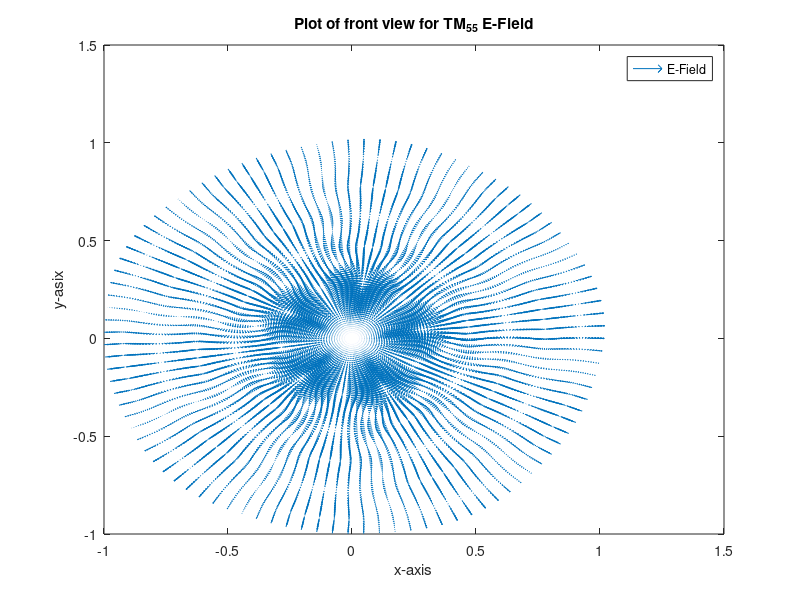
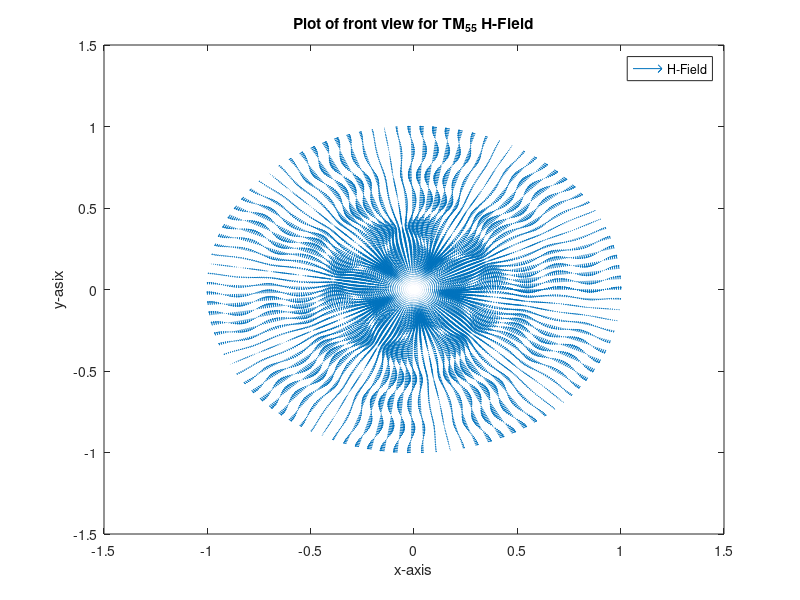
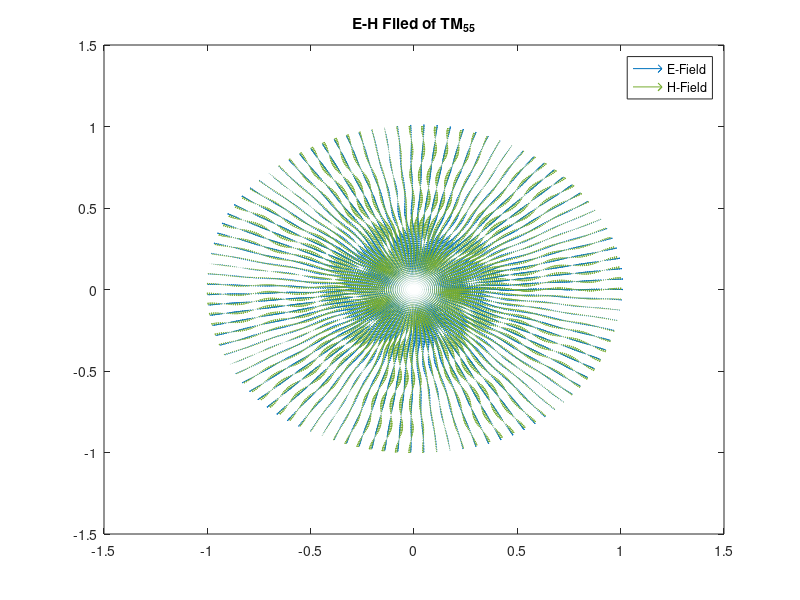

These figures' MATLAB source, in order:
% Matlab Programme for E-H filed plot for circular waveguide TMmn mode
% OCT 30, 2018
% AUTHOR: AJEET KUMAR

clc;
close all;

% % Zeros Xmn_d of derivatives of Bessel fumction Jm_d(Xmn_d)
% % m starts from 0, n starts form 1
% Xmn_d = [3.8318 1.8412 3.0542 4.2012 5.3175 6.4155 7.5013 8.5777 9.6474 10.7114 11.7708 12.8264
% 7.0156 5.3315 6.7062 8.0153 9.2824 10.5199 11.7349 12.9324 14.1155 15.2867 16.4479 17.6003
% 10.1735 8.5363 9.9695 11.3459 12.6819 13.9872 15.2682 16.5294 17.7740 19.0046 20.2230 21.4309
% 13.3237 11.7060 13.1704 14.5859 15.9641 17.3129 18.6375 19.9419 21.2291 22.5014 23.7607 25.0085
% 16.4706 14.8636 16.3475 17.7888 19.1960 20.5755 21.9317 23.2681 24.5872 25.8913 27.1820 28.4609];


% Zeros Xmn of Bessel fumction Jm(Xmn)
% m starts from 0, n starts form 1
Xmn = [2.4049 3.8318 5.1357 6.3802 7.5884 8.7715 9.9361 11.0864 12.2251 13.3543 14.4755 15.5898;
5.5201 7.0156 8.4173 9.7610 11.0647 12.3386 13.5893 14.8213 16.0378 17.2412 18.4335 19.6160;
8.6537 10.1735 11.6199 13.0152 14.3726 15.7002 17.0038 18.2876 19.5545 20.8071 22.0470 23.2759;
11.7915 13.3237 14.7960 16.2235 17.6160 18.9801 20.3208 21.6415 22.9452 24.2339 25.5095 26.7733;
14.9309 16.4706 17.9598 19.4094 20.8269 22.2178 23.5861 24.9349 26.2668 27.5838 28.8874 30.1791];



% Waveguide dimensions
a = 1;  % radius in cm in x-direction
f = 15e+9;   % Frequency of operation 45GHz
c = 3e+8;    % Velocity of light

% m = 0;    % Mode number in rho-Direction
% n = 1;    % Mode number in phi-Direction
m = input('Enter TM mode value m:');
n = input('Enter TM mode value n:');

% Xmn_dTE = Xmn_d(n,m+1);             % TEmn zero for derivative of Bessel function
Xmn_TM = Xmn(n,m+1);             % TMmn zeros for Bessel function

% Wave propagation in Z-Direction
%********************************%


epsilon = 8.8540e-12;           % Permittivity constant
epsilon_r = 1;                  % Relative Permittivity constant

mu1 = 4*pi*10e-7;               % Permeability constant
mu1_r = 1;                      % Relative Permeability constant
fc = c*100*Xmn_TM/(2*pi*a*1e9*sqrt(epsilon_r*mu1_r));      % Cutoff frequency calculation in GHz
lambda = c*100/(fc*1e9);        % Wavelength in cm
omega = 2*pi*f;                 % Frequency of operation in rad/s
M = 100;                         % Number of points to be poltted

beta = omega*(sqrt(mu1*mu1_r*epsilon*epsilon_r));   % Propagation constant
beta_rho = Xmn_TM/a;                   % beta in rho direction
beta_z = sqrt(beta.^2-beta_rho.^2);         % beta in z - direction

% Front View field plot
z = 0;
rho = linspace(0,a,M);
phi = linspace(0,2*pi,M);
% z = linspace(0,2*lambda,M);
[rho,phi] = meshgrid(rho,phi);
k = (beta_rho.*rho);
% Jm = besselj(m,k);
% Jm_d = diff(Jm);
% Jm1 = repmat(Jm,M,1);
% [p, q] = size(Jm1);
% Jm_d = repmat(Jm_d,M,1);
% Jm_d1 = padarray(Jm_d,[0,1],Jm_d(p-1,q-1),'post');      % Pad one column with last values
% [rho,phi] = meshgrid(rho,phi);
Jm1 = besselj(m,k);            % Bessel Function of 1st kind of order m
% Jm_d1 = -besselj(m+1,k)+(m./(k)).*besselj(m,k);       % Diff. of Bessel function
Jm_d1 = (besselj(m-1,k)-besselj(m+1,k))/2;       % Diff. of Bessel function

% Constants Assumptions in the filed equation
Bmn = 1;
C2 = 1;
D2 = 1;

%%
%Field Equations for TMmn in circular waveguide
E_rho = -Bmn.*(beta_rho*beta_z/(omega*mu1*epsilon)).*Jm_d1.*(C2.*cos(m.*phi)+D2.*sin(m.*phi)).*exp(-1i*beta_z*z);
E_phi = Bmn.*(m*beta_z./(omega*mu1*epsilon.*rho)).*Jm1.*(-C2.*sin(m.*phi)+D2.*cos(m.*phi)).*exp(-1i*beta_z*z);
Ez = -1j*Bmn.*(beta_z.^2./(omega*mu1*epsilon)).*Jm1.*(C2.*cos(m.*phi)+D2.*sin(m.*phi)).*exp(-1i*beta_z*z);

H_rho = -Bmn.*(m./(mu1.*rho)).*Jm1.*(-C2.*sin(m.*phi)+D2.*cos(m.*phi)).*exp(-1i*beta_z*z);
H_phi = -Bmn.*(beta_rho/(mu1)).*Jm_d1.*(C2.*cos(m.*phi)+D2.*sin(m.*phi)).*exp(-1i*beta_z*z);
Hz = 0;



%%
% Cylindrical to cartesian conversion
[x,y]=pol2cart(phi,rho);
% Carteisian Field Matrix Initialisation
Ex = zeros(M,M);
Ey = zeros(M,M);
E_cart_net = zeros(M,M);
Hx = zeros(M,M);
Hy = zeros(M,M);
H_cart_net = zeros(M,M);

%E-H-Field conversion from cylindrical to cartesian
% [Ex, Ey] = pol2cart(E_phi, E_rho);
for ii = 1:M
    for jj = 1:M
Ex(ii,jj) = E_rho(ii,jj).*cos(phi(ii,jj)) - E_phi(ii,jj).*sin(phi(ii,jj));
Ey(ii,jj) = E_rho(ii,jj).*sin(phi(ii,jj)) + E_phi(ii,jj).*cos(phi(ii,jj));
E_cart_net(ii,jj) = sqrt(Ex(ii,jj).^2+Ey(ii,jj).^2);

Hx(ii,jj) = H_rho(ii,jj).*cos(phi(ii,jj)) - H_phi(ii,jj).*sin(phi(ii,jj));
Hy(ii,jj) = H_rho(ii,jj).*sin(phi(ii,jj)) + H_phi(ii,jj).*cos(phi(ii,jj));
H_cart_net(ii,jj) = sqrt(Hx(ii,jj).^2+Hy(ii,jj).^2);
    end
end

vect_length = 1.5;
figure();
quiver(x,y,Ex,Ey,vect_length);
title(['Plot of front view for TM_',num2str(m),'_',num2str(n),' E-Field']);
legend('E-Field');
xlabel('x-axis');
ylabel('y-asix');
% axis([-0.1 0.1 -0.1 0.1]);

figure();
% set(H,'PropertyName',PropertyValue)  % For objects H

quiver(x,y,Hx,Hy,vect_length);
% quiver(x,y,real(Hx),real(Hy),1.5,'b','LinEwidth',1);
% contour(x,y,real(H_cart_net));
title(['Plot of front view for TM_',num2str(m),'_',num2str(n),' H-Field']);

legend('H-Field');
xlabel('x-axis');
ylabel('y-asix');
% axis([-0.1 0.1 -0.1 0.1]);

figure()

quiver(x,y,Ex,Ey);
% set(gca, 'color', 'blue');          % Set background color
hold on
quiver(x,y,Hx,Hy);
title(['E-H Filed of TM_',num2str(m),'_',num2str(n)]);
legend('E-Field','H-Field');

% %
% % E-H-Field Plot together in one window
% figure()
% subplot(2,3,1);
% quiver(x,y,real(Ex),real(Ey));
% % contour(x,y,real(E_cart_net));
% title(['TM_',num2str(m),'_',num2str(n),' E-Field']);
% legend('E-Field');
% subplot(2,3,2);
% quiver(x,y,real(Hx),real(Hy));
% % contour(x,y,real(H_cart_net));
% title(['TM_',num2str(m),'_',num2str(n),' H-Field']);
% legend('H-Field');
% subplot(2,3,3);
% quiver(x,y,real(Ex),real(Ey));
% % contour(x,y,real(E_cart_net));
% hold on
% quiver(x,y,real(Hx),real(Hy));
% % contour(x,y,real(H_cart_net));
% title(['TM_',num2str(m),'_',num2str(n)]);
% legend('E-Field','H-Field');
%%